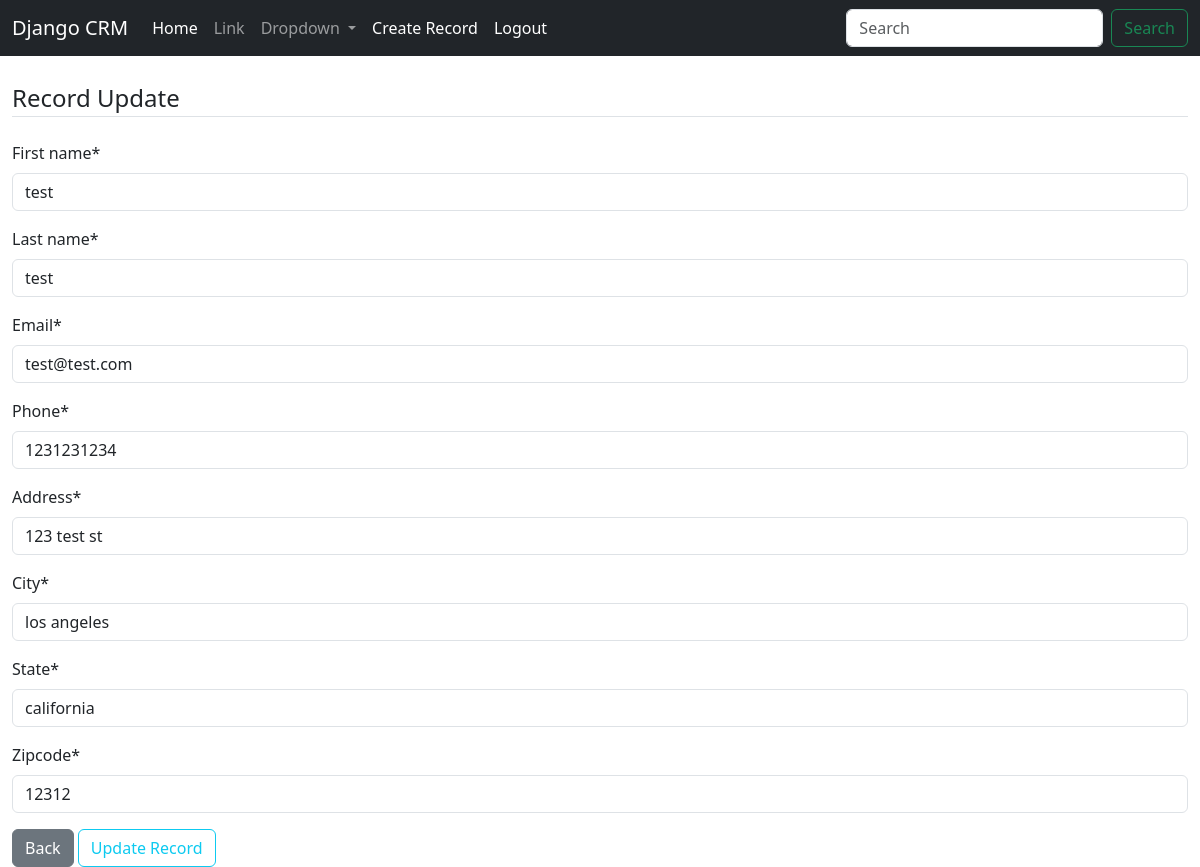
Page /record/1/update (signed in) on the committed database.
### crm/models.py (models this page shows, shortened)
class Record(models.Model):
    created_at = models.DateTimeField(auto_now_add=True)
    first_name = models.CharField(max_length=50)
    last_name =  models.CharField(max_length=50)
    email =  models.CharField(max_length=50)
    phone = models.CharField(max_length=15)
    address =  models.CharField(max_length=100)
    city =  models.CharField(max_length=50)
    state =  models.CharField(max_length=50)
    zipcode =  models.CharField(max_length=20)

### crm/views.py (the view, shortened to what this page needs)
# urls.py: path('record/<int:pk>/update', RecordUpdateView.as_view(), name='record-update'),
class RecordUpdateView(LoginRequiredMixin, UpdateView):
    model = Record
    template_name_suffix = "_update_form"
    fields = ['first_name', 'last_name', 'email', 'phone',
              'address', 'city', 'state', 'zipcode']

### crm/templates/crm/record_update_form.html (shortened to what this page needs)
{% extends 'crm/base.html' %}
{% load crispy_forms_tags %}
{% block content %}
    <div class="content-section">
        <form method="POST">
            <fieldset class="form-group">
                <legend class="border-bottom mb-4">Record Update</legend>
                {{ form|crispy }}
            </fieldset>
            <div class="form-group">
                <a href="{% url 'record-detail' record.id %}" class="btn btn-secondary">Back</a>
                <button class="btn btn-outline-info" type="submit">Update Record</button>
            </div>
        </form>
    </div>
{% endblock %}

### rows in the picture
Record: first_name "test", last_name "test", email "test@test.com", phone "1231231234", address "123 test st", city "los angeles", state "california", zipcode "12312"
